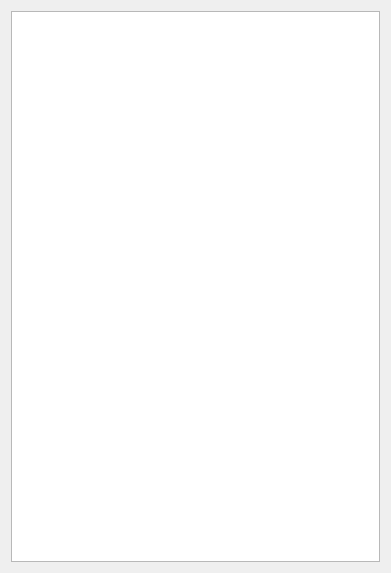
<?xml version="1.0" encoding="UTF-8"?>
<ui version="4.0">
 <class>MYCollaborativeEditLogWidget</class>
 <widget class="QWidget" name="MYCollaborativeEditLogWidget">
  <property name="geometry">
   <rect>
    <x>0</x>
    <y>0</y>
    <width>391</width>
    <height>573</height>
   </rect>
  </property>
  <property name="windowTitle">
   <string>MYCollaborativeLogWidget</string>
  </property>
  <layout class="QGridLayout" name="gridLayout">
   <item row="0" column="0">
    <widget class="QTextEdit" name="textEdit">
     <property name="readOnly">
      <bool>true</bool>
     </property>
    </widget>
   </item>
  </layout>
 </widget>
 <layoutdefault spacing="6" margin="11"/>
 <resources/>
 <connections/>
</ui>
